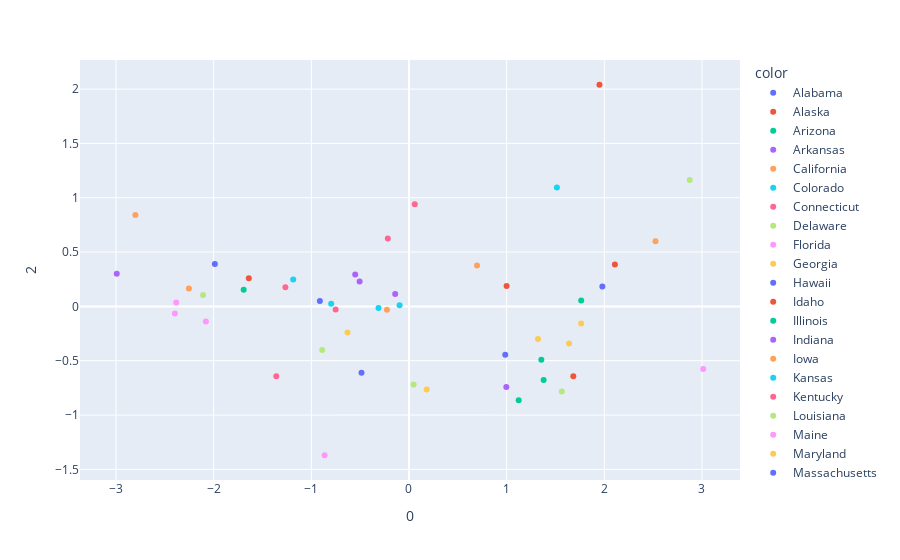

Notebook source saved alongside this figure:
### Code cell
# Plotting the first 2 Principal components with the original data and see the correlation they have in the different city. 
fig = px.scatter(principal_components, x=0, y=1, color=df['City'])
fig.show()

### Figure 1 — Plotly figure (JSON) as saved in the notebook; plotly's stock layout.template omitted (floating-point values rounded to 4 significant figures)
{"data": [{"hovertemplate": "color=Alabama<br>0=%{x}<br>2=%{y}<extra></extra>", "legendgroup": "Alabama", "marker": {"color": "#636efa", "symbol": "circle"}, "mode": "markers", "name": "Alabama", "orientation": "v", "showlegend": true, "type": "scatter", "x": [0.9856], "xaxis": "x", "y": [-0.4443], "yaxis": "y"}, {"hovertemplate": "color=Alaska<br>0=%{x}<br>2=%{y}<extra></extra>", "legendgroup": "Alaska", "marker": {"color": "#EF553B", "symbol": "circle"}, "mode": "markers", "name": "Alaska", "orientation": "v", "showlegend": true, "type": "scatter", "x": [1.95], "xaxis": "x", "y": [2.04], "yaxis": "y"}, {"hovertemplate": "color=Arizona<br>0=%{x}<br>2=%{y}<extra></extra>", "legendgroup": "Arizona", "marker": {"color": "#00cc96", "symbol": "circle"}, "mode": "markers", "name": "Arizona", "orientation": "v", "showlegend": true, "type": "scatter", "x": [1.763], "xaxis": "x", "y": [0.05478], "yaxis": "y"}, {"hovertemplate": "color=Arkansas<br>0=%{x}<br>2=%{y}<extra></extra>", "legendgroup": "Arkansas", "marker": {"color": "#ab63fa", "symbol": "circle"}, "mode": "markers", "name": "Arkansas", "orientation": "v", "showlegend": true, "type": "scatter", "x": [-0.1414], "xaxis": "x", "y": [0.1146], "yaxis": "y"}, {"hovertemplate": "color=California<br>0=%{x}<br>2=%{y}<extra></extra>", "legendgroup": "California", "marker": {"color": "#FFA15A", "symbol": "circle"}, "mode": "markers", "name": "California", "orientation": "v", "showlegend": true, "type": "scatter", "x": [2.524], "xaxis": "x", "y": [0.5986], "yaxis": "y"}, {"hovertemplate": "color=Colorado<br>0=%{x}<br>2=%{y}<extra></extra>", "legendgroup": "Colorado", "marker": {"color": "#19d3f3", "symbol": "circle"}, "mode": "markers", "name": "Colorado", "orientation": "v", "showlegend": true, "type": "scatter", "x": [1.515], "xaxis": "x", "y": [1.095], "yaxis": "y"}, {"hovertemplate": "color=Connecticut<br>0=%{x}<br>2=%{y}<extra></extra>", "legendgroup": "Connecticut", "marker": {"color": "#FF6692", "symbol": "circle"}, "mode": "markers", "name": "Connecticut", "orientation": "v", "showlegend": true, "type": "scatter", "x": [-1.359], "xaxis": "x", "y": [-0.6433], "yaxis": "y"}, {"hovertemplate": "color=Delaware<br>0=%{x}<br>2=%{y}<extra></extra>", "legendgroup": "Delaware", "marker": {"color": "#B6E880", "symbol": "circle"}, "mode": "markers", "name": "Delaware", "orientation": "v", "showlegend": true, "type": "scatter", "x": [0.04771], "xaxis": "x", "y": [-0.7186], "yaxis": "y"}, {"hovertemplate": "color=Florida<br>0=%{x}<br>2=%{y}<extra></extra>", "legendgroup": "Florida", "marker": {"color": "#FF97FF", "symbol": "circle"}, "mode": "markers", "name": "Florida", "orientation": "v", "showlegend": true, "type": "scatter", "x": [3.013], "xaxis": "x", "y": [-0.5768], "yaxis": "y"}, {"hovertemplate": "color=Georgia<br>0=%{x}<br>2=%{y}<extra></extra>", "legendgroup": "Georgia", "marker": {"color": "#FECB52", "symbol": "circle"}, "mode": "markers", "name": "Georgia", "orientation": "v", "showlegend": true, "type": "scatter", "x": [1.639], "xaxis": "x", "y": [-0.3425], "yaxis": "y"}, {"hovertemplate": "color=Hawaii<br>0=%{x}<br>2=%{y}<extra></extra>", "legendgroup": "Hawaii", "marker": {"color": "#636efa", "symbol": "circle"}, "mode": "markers", "name": "Hawaii", "orientation": "v", "showlegend": true, "type": "scatter", "x": [-0.9127], "xaxis": "x", "y": [0.05078], "yaxis": "y"}, {"hovertemplate": "color=Idaho<br>0=%{x}<br>2=%{y}<extra></extra>", "legendgroup": "Idaho", "marker": {"color": "#EF553B", "symbol": "circle"}, "mode": "markers", "name": "Idaho", "orientation": "v", "showlegend": true, "type": "scatter", "x": [-1.64], "xaxis": "x", "y": [0.2598], "yaxis": "y"}, {"hovertemplate": "color=Illinois<br>0=%{x}<br>2=%{y}<extra></extra>", "legendgroup": "Illinois", "marker": {"color": "#00cc96", "symbol": "circle"}, "mode": "markers", "name": "Illinois", "orientation": "v", "showlegend": true, "type": "scatter", "x": [1.379], "xaxis": "x", "y": [-0.6775], "yaxis": "y"}, {"hovertemplate": "color=Indiana<br>0=%{x}<br>2=%{y}<extra></extra>", "legendgroup": "Indiana", "marker": {"color": "#ab63fa", "symbol": "circle"}, "mode": "markers", "name": "Indiana", "orientation": "v", "showlegend": true, "type": "scatter", "x": [-0.5055], "xaxis": "x", "y": [0.2281], "yaxis": "y"}, {"hovertemplate": "color=Iowa<br>0=%{x}<br>2=%{y}<extra></extra>", "legendgroup": "Iowa", "marker": {"color": "#FFA15A", "symbol": "circle"}, "mode": "markers", "name": "Iowa", "orientation": "v", "showlegend": true, "type": "scatter", "x": [-2.254], "xaxis": "x", "y": [0.1646], "yaxis": "y"}, {"hovertemplate": "color=Kansas<br>0=%{x}<br>2=%{y}<extra></extra>", "legendgroup": "Kansas", "marker": {"color": "#19d3f3", "symbol": "circle"}, "mode": "markers", "name": "Kansas", "orientation": "v", "showlegend": true, "type": "scatter", "x": [-0.7969], "xaxis": "x", "y": [0.02555], "yaxis": "y"}, {"hovertemplate": "color=Kentucky<br>0=%{x}<br>2=%{y}<extra></extra>", "legendgroup": "Kentucky", "marker": {"color": "#FF6692", "symbol": "circle"}, "mode": "markers", "name": "Kentucky", "orientation": "v", "showlegend": true, "type": "scatter", "x": [-0.7509], "xaxis": "x", "y": [-0.02837], "yaxis": "y"}, {"hovertemplate": "color=Louisiana<br>0=%{x}<br>2=%{y}<extra></extra>", "legendgroup": "Louisiana", "marker": {"color": "#B6E880", "symbol": "circle"}, "mode": "markers", "name": "Louisiana", "orientation": "v", "showlegend": true, "type": "scatter", "x": [1.565], "xaxis": "x", "y": [-0.7835], "yaxis": "y"}, {"hovertemplate": "color=Maine<br>0=%{x}<br>2=%{y}<extra></extra>", "legendgroup": "Maine", "marker": {"color": "#FF97FF", "symbol": "circle"}, "mode": "markers", "name": "Maine", "orientation": "v", "showlegend": true, "type": "scatter", "x": [-2.397], "xaxis": "x", "y": [-0.06568], "yaxis": "y"}, {"hovertemplate": "color=Maryland<br>0=%{x}<br>2=%{y}<extra></extra>", "legendgroup": "Maryland", "marker": {"color": "#FECB52", "symbol": "circle"}, "mode": "markers", "name": "Maryland", "orientation": "v", "showlegend": true, "type": "scatter", "x": [1.763], "xaxis": "x", "y": [-0.1573], "yaxis": "y"}, {"hovertemplate": "color=Massachusetts<br>0=%{x}<br>2=%{y}<extra></extra>", "legendgroup": "Massachusetts", "marker": {"color": "#636efa", "symbol": "circle"}, "mode": "markers", "name": "Massachusetts", "orientation": "v", "showlegend": true, "type": "scatter", "x": [-0.4862], "xaxis": "x", "y": [-0.6095], "yaxis": "y"}, {"hovertemplate": "color=Michigan<br>0=%{x}<br>2=%{y}<extra></extra>", "legendgroup": "Michigan", "marker": {"color": "#EF553B", "symbol": "circle"}, "mode": "markers", "name": "Michigan", "orientation": "v", "showlegend": true, "type": "scatter", "x": [2.108], "xaxis": "x", "y": [0.3849], "yaxis": "y"}, {"hovertemplate": "color=Minnesota<br>0=%{x}<br>2=%{y}<extra></extra>", "legendgroup": "Minnesota", "marker": {"color": "#00cc96", "symbol": "circle"}, "mode": "markers", "name": "Minnesota", "orientation": "v", "showlegend": true, "type": "scatter", "x": [-1.693], "xaxis": "x", "y": [0.1531], "yaxis": "y"}, {"hovertemplate": "color=Mississippi<br>0=%{x}<br>2=%{y}<extra></extra>", "legendgroup": "Mississippi", "marker": {"color": "#ab63fa", "symbol": "circle"}, "mode": "markers", "name": "Mississippi", "orientation": "v", "showlegend": true, "type": "scatter", "x": [0.9965], "xaxis": "x", "y": [-0.7408], "yaxis": "y"}, {"hovertemplate": "color=Missouri<br>0=%{x}<br>2=%{y}<extra></extra>", "legendgroup": "Missouri", "marker": {"color": "#FFA15A", "symbol": "circle"}, "mode": "markers", "name": "Missouri", "orientation": "v", "showlegend": true, "type": "scatter", "x": [0.6968], "xaxis": "x", "y": [0.3774], "yaxis": "y"}, {"hovertemplate": "color=Montana<br>0=%{x}<br>2=%{y}<extra></extra>", "legendgroup": "Montana", "marker": {"color": "#19d3f3", "symbol": "circle"}, "mode": "markers", "name": "Montana", "orientation": "v", "showlegend": true, "type": "scatter", "x": [-1.185], "xaxis": "x", "y": [0.2469], "yaxis": "y"}, {"hovertemplate": "color=Nebraska<br>0=%{x}<br>2=%{y}<extra></extra>", "legendgroup": "Nebraska", "marker": {"color": "#FF6692", "symbol": "circle"}, "mode": "markers", "name": "Nebraska", "orientation": "v", "showlegend": true, "type": "scatter", "x": [-1.266], "xaxis": "x", "y": [0.1756], "yaxis": "y"}, {"hovertemplate": "color=Nevada<br>0=%{x}<br>2=%{y}<extra></extra>", "legendgroup": "Nevada", "marker": {"color": "#B6E880", "symbol": "circle"}, "mode": "markers", "name": "Nevada", "orientation": "v", "showlegend": true, "type": "scatter", "x": [2.874], "xaxis": "x", "y": [1.163], "yaxis": "y"}, {"hovertemplate": "color=New Hampshire<br>0=%{x}<br>2=%{y}<extra></extra>", "legendgroup": "New Hampshire", "marker": {"color": "#FF97FF", "symbol": "circle"}, "mode": "markers", "name": "New Hampshire", "orientation": "v", "showlegend": true, "type": "scatter", "x": [-2.384], "xaxis": "x", "y": [0.03686], "yaxis": "y"}, {"hovertemplate": "color=New Jersey<br>0=%{x}<br>2=%{y}<extra></extra>", "legendgroup": "New Jersey", "marker": {"color": "#FECB52", "symbol": "circle"}, "mode": "markers", "name": "New Jersey", "orientation": "v", "showlegend": true, "type": "scatter", "x": [0.1816], "xaxis": "x", "y": [-0.7645], "yaxis": "y"}, {"hovertemplate": "color=New Mexico<br>0=%{x}<br>2=%{y}<extra></extra>", "legendgroup": "New Mexico", "marker": {"color": "#636efa", "symbol": "circle"}, "mode": "markers", "name": "New Mexico", "orientation": "v", "showlegend": true, "type": "scatter", "x": [1.98], "xaxis": "x", "y": [0.1837], "yaxis": "y"}, {"hovertemplate": "color=New York<br>0=%{x}<br>2=%{y}<extra></extra>", "legendgroup": "New York", "marker": {"color": "#EF553B", "symbol": "circle"}, "mode": "markers", "name": "New York", "orientation": "v", "showlegend": true, "type": "scatter", "x": [1.683], "xaxis": "x", "y": [-0.6431], "yaxis": "y"}, {"hovertemplate": "color=North Carolina<br>0=%{x}<br>2=%{y}<extra></extra>", "legendgroup": "North Carolina", "marker": {"color": "#00cc96", "symbol": "circle"}, "mode": "markers", "name": "North Carolina", "orientation": "v", "showlegend": true, "type": "scatter", "x": [1.123], "xaxis": "x", "y": [-0.8636], "yaxis": "y"}, {"hovertemplate": "color=North Dakota<br>0=%{x}<br>2=%{y}<extra></extra>", "legendgroup": "North Dakota", "marker": {"color": "#ab63fa", "symbol": "circle"}, "mode": "markers", "name": "North Dakota", "orientation": "v", "showlegend": true, "type": "scatter", "x": [-2.992], "xaxis": "x", "y": [0.3013], "yaxis": "y"}, {"hovertemplate": "color=Ohio<br>0=%{x}<br>2=%{y}<extra></extra>", "legendgroup": "Ohio", "marker": {"color": "#FFA15A", "symbol": "circle"}, "mode": "markers", "name": "Ohio", "orientation": "v", "showlegend": true, "type": "scatter", "x": [-0.226], "xaxis": "x", "y": [-0.03114], "yaxis": "y"}, {"hovertemplate": "color=Oklahoma<br>0=%{x}<br>2=%{y}<extra></extra>", "legendgroup": "Oklahoma", "marker": {"color": "#19d3f3", "symbol": "circle"}, "mode": "markers", "name": "Oklahoma", "orientation": "v", "showlegend": true, "type": "scatter", "x": [-0.3118], "xaxis": "x", "y": [-0.01531], "yaxis": "y"}, {"hovertemplate": "color=Oregon<br>0=%{x}<br>2=%{y}<extra></extra>", "legendgroup": "Oregon", "marker": {"color": "#FF6692", "symbol": "circle"}, "mode": "markers", "name": "Oregon", "orientation": "v", "showlegend": true, "type": "scatter", "x": [0.05912], "xaxis": "x", "y": [0.9398], "yaxis": "y"}, {"hovertemplate": "color=Pennsylvania<br>0=%{x}<br>2=%{y}<extra></extra>", "legendgroup": "Pennsylvania", "marker": {"color": "#B6E880", "symbol": "circle"}, "mode": "markers", "name": "Pennsylvania", "orientation": "v", "showlegend": true, "type": "scatter", "x": [-0.8884], "xaxis": "x", "y": [-0.4006], "yaxis": "y"}, {"hovertemplate": "color=Rhode Island<br>0=%{x}<br>2=%{y}<extra></extra>", "legendgroup": "Rhode Island", "marker": {"color": "#FF97FF", "symbol": "circle"}, "mode": "markers", "name": "Rhode Island", "orientation": "v", "showlegend": true, "type": "scatter", "x": [-0.8638], "xaxis": "x", "y": [-1.37], "yaxis": "y"}, {"hovertemplate": "color=South Carolina<br>0=%{x}<br>2=%{y}<extra></extra>", "legendgroup": "South Carolina", "marker": {"color": "#FECB52", "symbol": "circle"}, "mode": "markers", "name": "South Carolina", "orientation": "v", "showlegend": true, "type": "scatter", "x": [1.321], "xaxis": "x", "y": [-0.3005], "yaxis": "y"}, {"hovertemplate": "color=South Dakota<br>0=%{x}<br>2=%{y}<extra></extra>", "legendgroup": "South Dakota", "marker": {"color": "#636efa", "symbol": "circle"}, "mode": "markers", "name": "South Dakota", "orientation": "v", "showlegend": true, "type": "scatter", "x": [-1.988], "xaxis": "x", "y": [0.3893], "yaxis": "y"}, {"hovertemplate": "color=Tennessee<br>0=%{x}<br>2=%{y}<extra></extra>", "legendgroup": "Tennessee", "marker": {"color": "#EF553B", "symbol": "circle"}, "mode": "markers", "name": "Tennessee", "orientation": "v", "showlegend": true, "type": "scatter", "x": [0.9997], "xaxis": "x", "y": [0.1881], "yaxis": "y"}, {"hovertemplate": "color=Texas<br>0=%{x}<br>2=%{y}<extra></extra>", "legendgroup": "Texas", "marker": {"color": "#00cc96", "symbol": "circle"}, "mode": "markers", "name": "Texas", "orientation": "v", "showlegend": true, "type": "scatter", "x": [1.355], "xaxis": "x", "y": [-0.4921], "yaxis": "y"}, {"hovertemplate": "color=Utah<br>0=%{x}<br>2=%{y}<extra></extra>", "legendgroup": "Utah", "marker": {"color": "#ab63fa", "symbol": "circle"}, "mode": "markers", "name": "Utah", "orientation": "v", "showlegend": true, "type": "scatter", "x": [-0.5506], "xaxis": "x", "y": [0.2937], "yaxis": "y"}, {"hovertemplate": "color=Vermont<br>0=%{x}<br>2=%{y}<extra></extra>", "legendgroup": "Vermont", "marker": {"color": "#FFA15A", "symbol": "circle"}, "mode": "markers", "name": "Vermont", "orientation": "v", "showlegend": true, "type": "scatter", "x": [-2.801], "xaxis": "x", "y": [0.8413], "yaxis": "y"}, {"hovertemplate": "color=Virginia<br>0=%{x}<br>2=%{y}<extra></extra>", "legendgroup": "Virginia", "marker": {"color": "#19d3f3", "symbol": "circle"}, "mode": "markers", "name": "Virginia", "orientation": "v", "showlegend": true, "type": "scatter", "x": [-0.09633], "xaxis": "x", "y": [0.01171], "yaxis": "y"}, {"hovertemplate": "color=Washington<br>0=%{x}<br>2=%{y}<extra></extra>", "legendgroup": "Washington", "marker": {"color": "#FF6692", "symbol": "circle"}, "mode": "markers", "name": "Washington", "orientation": "v", "showlegend": true, "type": "scatter", "x": [-0.2169], "xaxis": "x", "y": [0.6249], "yaxis": "y"}, {"hovertemplate": "color=West Virginia<br>0=%{x}<br>2=%{y}<extra></extra>", "legendgroup": "West Virginia", "marker": {"color": "#B6E880", "symbol": "circle"}, "mode": "markers", "name": "West Virginia", "orientation": "v", "showlegend": true, "type": "scatter", "x": [-2.109], "xaxis": "x", "y": [0.1048], "yaxis": "y"}, {"hovertemplate": "color=Wisconsin<br>0=%{x}<br>2=%{y}<extra></extra>", "legendgroup": "Wisconsin", "marker": {"color": "#FF97FF", "symbol": "circle"}, "mode": "markers", "name": "Wisconsin", "orientation": "v", "showlegend": true, "type": "scatter", "x": [-2.08], "xaxis": "x", "y": [-0.1389], "yaxis": "y"}, {"hovertemplate": "color=Wyoming<br>0=%{x}<br>2=%{y}<extra></extra>", "legendgroup": "Wyoming", "marker": {"color": "#FECB52", "symbol": "circle"}, "mode": "markers", "name": "Wyoming", "orientation": "v", "showlegend": true, "type": "scatter", "x": [-0.6294], "xaxis": "x", "y": [-0.2407], "yaxis": "y"}], "layout": {"legend": {"title": {"text": "color"}, "tracegroupgap": 0}, "margin": {"t": 60}, "xaxis": {"anchor": "y", "domain": [0, 1], "title": {"text": "0"}}, "yaxis": {"anchor": "x", "domain": [0, 1], "title": {"text": "2"}}}}
